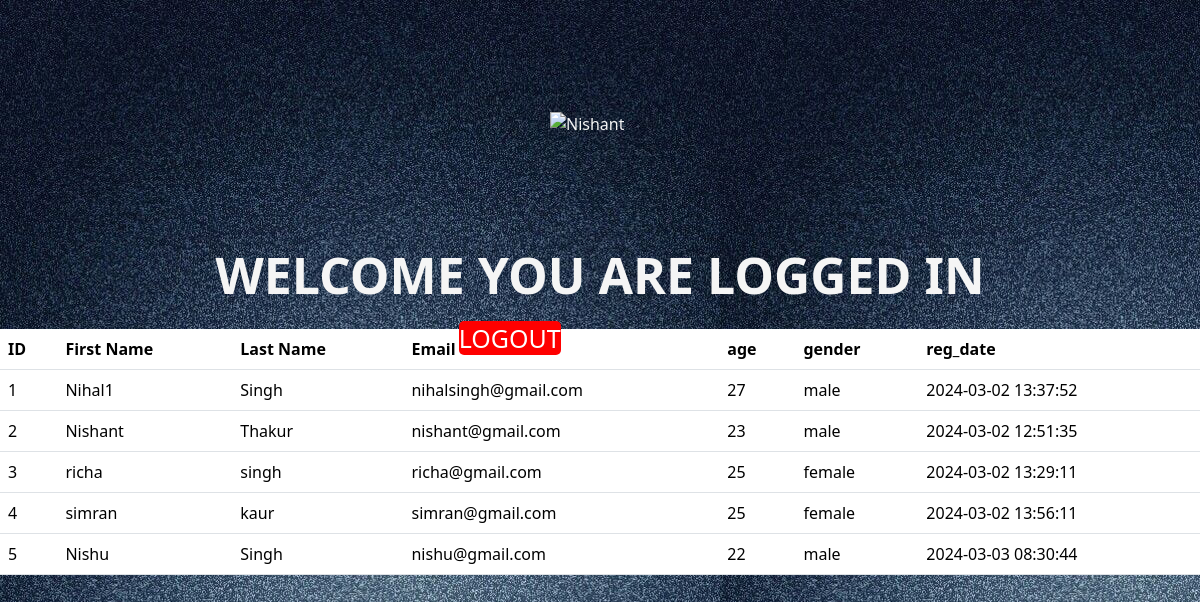
Screenshot of /dashboard.php (signed in) with the database file from the repository.
### tables this page shows
CREATE TABLE `newtable` (
  `id` int UNSIGNED NOT NULL,
  `firstname` varchar(255) NOT NULL,
  `lastname` varchar(255) NOT NULL,
  `email` varchar(255) NOT NULL,
  `password` varchar(255) NOT NULL,
  `age` int NOT NULL,
  `gender` varchar(255) NOT NULL,
  `reg_date` timestamp NULL DEFAULT CURRENT_TIMESTAMP ON UPDATE CURRENT_TIMESTAMP
);

### dashboard.php (the view, shortened to what this page needs)
<?php
include "database.php";
?>
<!doctype html>
<html lang="en">
  <head>
    <link href="https://cdn.jsdelivr.net/npm/bootstrap@5.3.3/dist/css/bootstrap.min.css" rel="stylesheet">
  </head>
  <body>
      <img src="img.jpeg" alt="Nishant" width="auto" height="300px" class="img">
      <a href="logout.php" class="log">LOGOUT</a>
    <p class="heading">WELCOME YOU ARE LOGGED IN</p>
    <?php
    $sql = "SELECT * FROM newtable";
    $result = $conn->query($sql);
    if ($result->num_rows > 0) {
        echo "<table class='table'><tr><th>ID</th><th>First Name</th><th>Last Name</th><th>Email</th>
        <th>age</th><th>gender</th><th>reg_date</th></tr>";
        while($row = $result->fetch_assoc()) {
            echo "<tr><td>".$row["id"]."</td><td>".$row["firstname"]."</td><td>".$row["lastname"]."</td><td>".$row["email"]."</td>
            <td>".$row["age"]."</td><td>".$row["gender"]."</td><td>".$row["reg_date"]."</td></tr>";
        }
        echo "</table>";
    }else{
        echo "0 results";
    }
    ?>
  </body>
</html>

### dashboard.php (style rules this page uses)
body { background-image: url(pxfuel.jpg); color: whitesmoke; }
.heading { text-align: center; margin-top: 200px; font-size: 50px; font-weight: 900; }
.img { position: relative; left:550px; top:100px; }
.log { position: relative; left: 380px; top:320px; text-decoration: none; color: white; font-size: 25px; border-radius: 5px; background-color: red; }

### rows the page displays
newtable: id "1", firstname "Nihal1", lastname "Singh", email "nihalsingh@gmail.com", age "27", gender "male", reg_date "2024-03-02 13:37:52"
newtable: id "2", firstname "Nishant", lastname "Thakur", email "nishant@gmail.com", age "23", gender "male", reg_date "2024-03-02 12:51:35"
newtable: id "3", firstname "richa", lastname "singh", email "richa@gmail.com", age "25", gender "female", reg_date "2024-03-02 13:29:11"
newtable: id "4", firstname "simran", lastname "kaur", email "simran@gmail.com", age "25", gender "female", reg_date "2024-03-02 13:56:11"
newtable: id "5", firstname "Nishu", lastname "Singh", email "nishu@gmail.com", age "22", gender "male", reg_date "2024-03-03 08:30:44"
